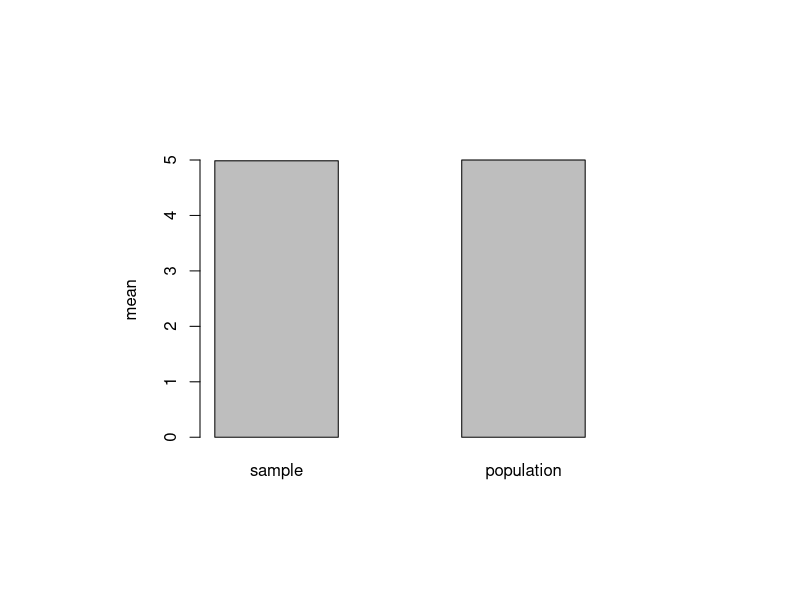
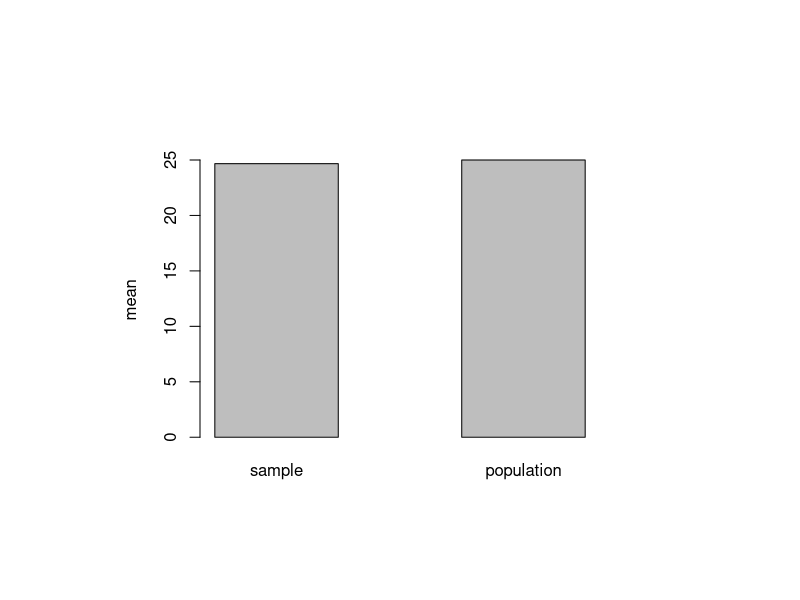
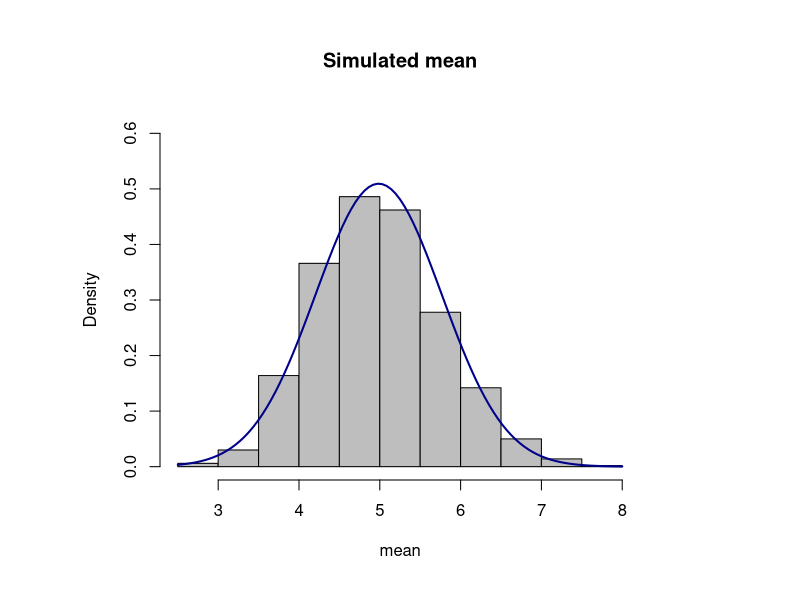

The R source for these figures, in order:
## ---- chunk 1
data<-rexp(n=1000*40,rate=0.2)
## ---- chunk 2
sample_mean=mean(data); population_mean=5
par(mar=c(8,10,8,10))
barplot(height=c(sample=sample_mean,population=population_mean),width=0.5,space=1,
        ylab="mean",axes=TRUE)
## ---- chunk 3
sample_var=var(data); population_var=25
par(mar=c(8,10,8,10))
barplot(height=c(sample=sample_var,population=population_var),width=0.5,space=1,
       ylab="mean",axes=TRUE)
## ---- chunk 4
data_n<-matrix(data, nrow=1000, ncol=40)
meandata<-apply(data_n,1,mean)
m<-mean(meandata); std=sd(meandata)
par(mar=c(6,8,6,8))
hist(meandata,main="Simulated mean",ylim=c(0,0.6),xlab="mean",col="grey",prob=TRUE)
curve(dnorm(x,mean=m,sd=std),col="darkblue",lwd=2,add=TRUE)
